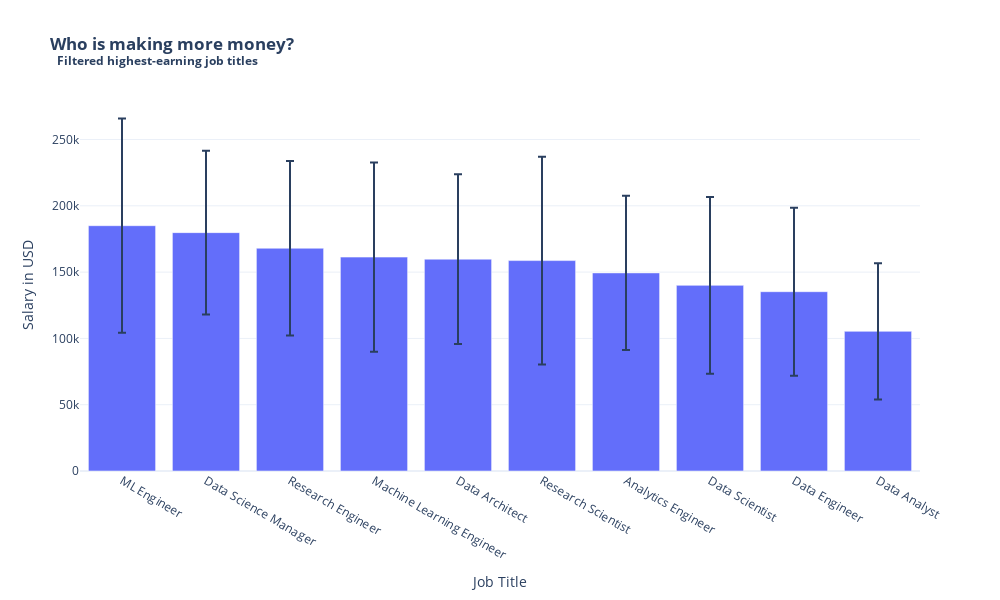

Notebook code cell kept with this figure:
### Code cell
min_people_threshold = 5

job_title_counts = df['Job Title'].value_counts()
highest_earning_titles = job_title_counts[job_title_counts >= min_people_threshold].head(10).index

median_salaries = []
std_devs = []

for feat in highest_earning_titles:
    filtered_df = df[df['Job Title'] == feat]
    median_salaries.append(filtered_df['Salary in USD'].median())
    std_devs.append(filtered_df['Salary in USD'].std())

sorted_titles, sorted_salaries, sorted_std_devs = zip(*sorted(zip(highest_earning_titles, median_salaries, std_devs), key=lambda x: x[1], reverse=True))
    
fig = go.Figure(data=go.Bar(
    x=sorted_titles,
    y=sorted_salaries,
    error_y=dict(
        type='data',
        array=sorted_std_devs,
        visible=True
    )
))

fig.update_layout(
    title='<b>Who is making more money? <br> <sup> Filtered highest-earning job titles </sup></b>',
    yaxis=dict(title='Salary in USD'),
    xaxis=dict(title='Job Title'),
    height=600,
    width=1000,
    margin=dict(t=100, l=80),
    template='plotly_white'
)

fig.show()

### Figure 1 — Plotly figure (JSON) as saved in the notebook; plotly's stock layout.template omitted (floating-point values rounded to 4 significant figures)
{"data": [{"error_y": {"array": [80810.0, 61680.0, 65730.0, 71390.0, 64000.0, 78400.0, 58160.0, 66610.0, 63400.0, 51410.0], "type": "data", "visible": true}, "type": "bar", "x": ["ML Engineer", "Data Science Manager", "Research Engineer", "Machine Learning Engineer", "Data Architect", "Research Scientist", "Analytics Engineer", "Data Scientist", "Data Engineer", "Data Analyst"], "y": [185000, 179775, 168000, 161310, 159750, 158690, 149400, 140000, 135223, 105320]}], "layout": {"height": 600, "margin": {"l": 80, "t": 100}, "title": {"text": "<b>Who is making more money? <br> <sup> Filtered highest-earning job titles </sup></b>"}, "width": 1000, "xaxis": {"title": {"text": "Job Title"}}, "yaxis": {"title": {"text": "Salary in USD"}}}}
